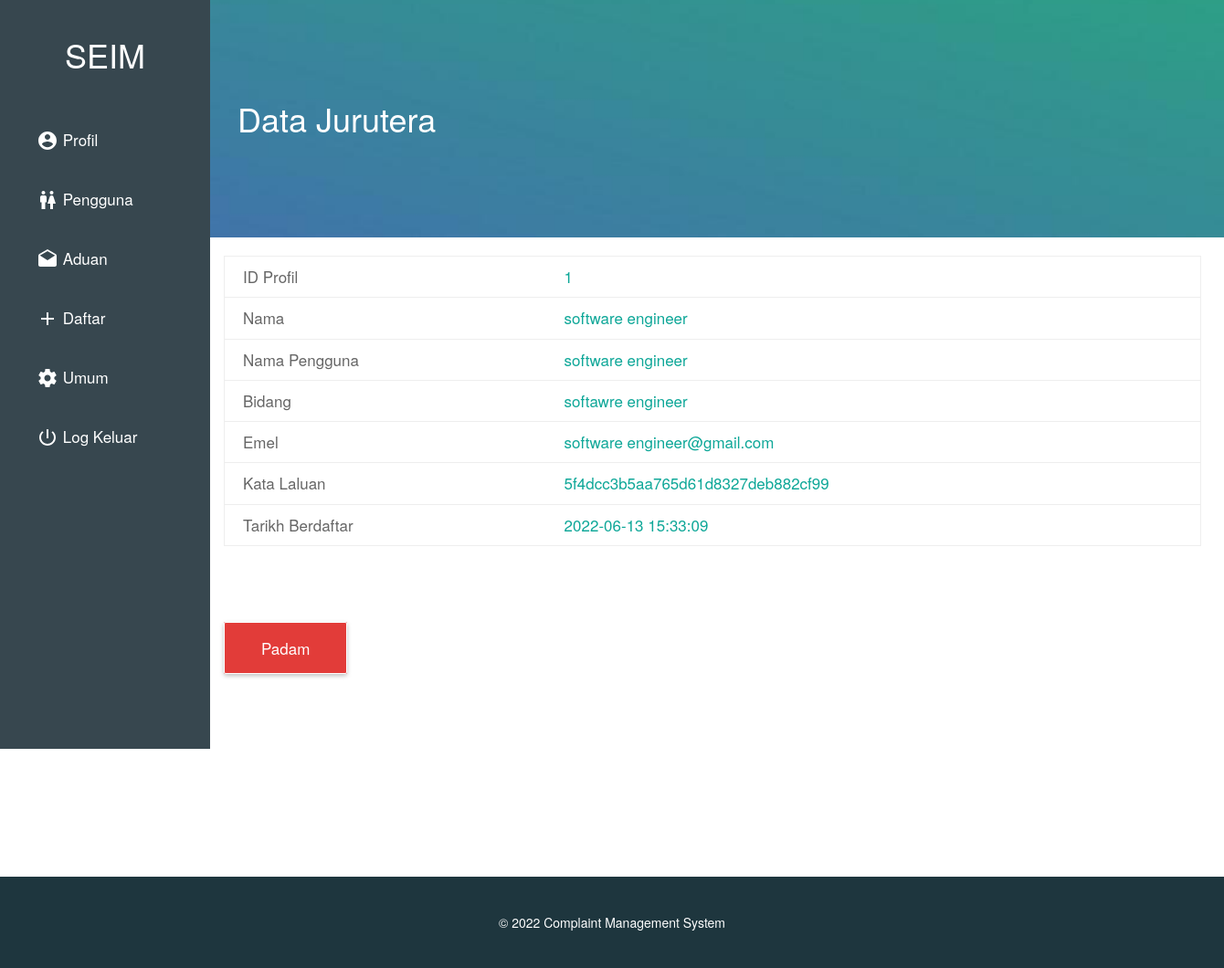
/admin/user-engineer.php?id=1 (signed in), run on the app's committed database.
### tables this page shows
CREATE TABLE `dummy` (
  `id` int(11) NOT NULL,
  `name` varchar(20) NOT NULL,
  `user_name` varchar(20) NOT NULL,
  `email` varchar(170) NOT NULL,
  `post` varchar(50) NOT NULL,
  `password` varchar(20) NOT NULL,
  `time` timestamp NOT NULL DEFAULT CURRENT_TIMESTAMP ON UPDATE CURRENT_TIMESTAMP
);

### core/config.php (called while the page is built, shortened)
<?php
$web_name = "Complaint Management System";
?>

### admin/user-engineer.php (the view, shortened to what this page needs)
<?php
  require '../core/config.php';
  $id = $_GET['id'];
 ?>
<!DOCTYPE html>
<html>
  <head>
    <link rel="stylesheet" href="../files/css/bootstrap.css">
    <link rel="stylesheet" href="../files/css/custom.css">
  </head>
  <body>
  <?php require 'nav.php';?>
  <div class="animated fadeIn">
  <div class="cover main">
    <h1>Data Jurutera</h1>
  </div>
    <div class="div">
        <div class="col-lg-12 ">
          <table>
          <?php
            $query1=mysql_query("SELECT * FROM `dummy` WHERE id='$id'");
            while( $arry=mysql_fetch_array($query1) ) {
               echo "<tr> <td> <b> ID Profil </b> </td>";
               echo "     <td> ".$arry['id']."</td> </tr>";
               echo "<tr> <td> <b> Nama </b> </td>";
               echo "     <td> ".$arry['name']."</td> </tr>";
               echo "<tr> <td> <b> Nama Pengguna </b> </td>";
               echo "     <td> ".$arry['user_name']."</td> </tr>";
               echo "<tr> <td> <b> Bidang </b> </td>";
               echo "     <td> ".$arry['post']."</td> </tr>";
               echo "<tr> <td> <b> Emel </b> </td>";
               echo "     <td> ".$arry['email']."</td> </tr>";
               echo "<tr> <td> <b> Kata Laluan </b> </td>";
               echo "     <td> ".md5($arry['password'])."</td> </tr>";
               echo "<tr> <td> <b> Tarikh Berdaftar </b> </td>";
               echo "     <td> ".$arry['time']."</td></tr>";
             }
          ?>
          </table>
          <br><br><br><br>
          <?php
          echo "<a class='button logout' href ='delete_e.php?id=$id' onClick=\"javascript:return confirm ('Adakan anda ingin padam data ?');\">Padam</a>";
           ?>
        </div>
      </div>
  </div>
  <footer>
  <br><br>&copy <?php echo date("Y"); ?> <?php echo $web_name; ?>
  </footer>
  </body>
</html>

### files/css/custom.css (style rules this page uses)
body { font-family:"Gotham A", Gotham, "Gotham SSm A", "Gotham SSm B", "Gotham SSm", "Proxima Nova", "Open Sans", "Helvetica font-weight: lighter; }
a,a:hover,a:focus,a:visited { color:#4db6ac; text-decoration: none!important; outline: 0px!important; }
a:-webkit-any-link { text-decoration: none;!important }
.cover { width:100%; height: 260px; background: #4db6ac url('../img/admin.jpg'); background-position: center center; background-size: cover; position: relative; float: left; z-index: 999; color: #fff; }
.main { padding-top: 90px; padding-left: 260px; padding-right: 30px; color:#fff; }
.div { width:1100px; min-height: 700px;; padding-top: 20px; background: #fff; position: relative; float: left; left: 230px; }
.button { position: relative; top: 20px; padding: 15px 40px; color: #fff!important; border-radius: 2px; box-shadow: 0 2px 5px rgba(0,0,0,.26); font-size: 17px; }
.logout { border: 1px solid #fff!important; background:#e23c39; }
table { width:100%; border-left: 1px solid #eee; border-right: 1px solid #eee; font-size: 17px; }
td { padding:10px; border-top: 1px solid #eee; border-bottom: 1px solid #eee; padding-left: 20px; color:#0ea798; }
table b { font-weight: lighter!important; color: #666; }
footer { width: 100%; height: 100px; background: #1e363e; position: relative; float: left; text-align: center; color: #fff; }
.animated { animation-duration: 1s; animation-fill-mode: both; }
.fadeIn { animation-name: fadeIn; }

### data on the page
dummy: id "1", name "software engineer", user_name "software engineer", post "softawre engineer", email "software engineer@gmail.com", password "5f4dcc3b5aa765d61d8327deb882cf99", time "2022-06-13 15:33:09"

### other printed values
$web_name "Complaint Management System"
